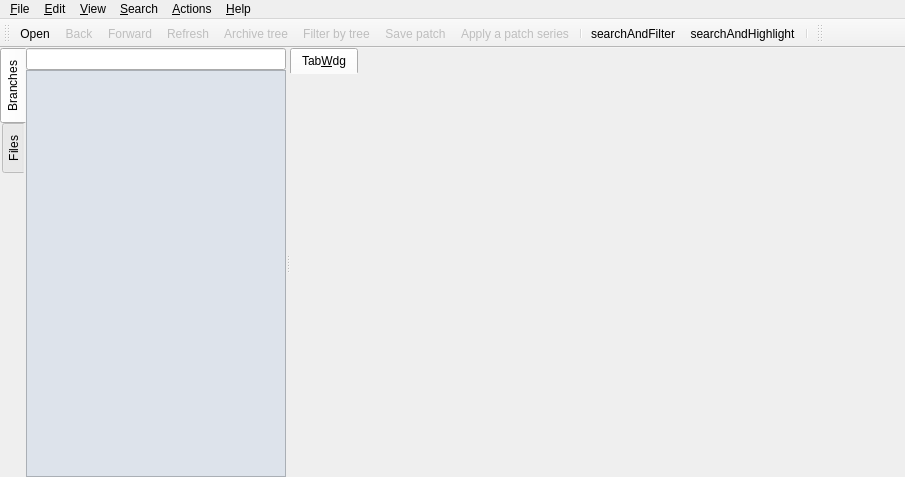
 <widget class="QMainWindow" name="MainBase">
  <property name="geometry">
   <rect>
    <x>0</x>
    <y>0</y>
    <width>905</width>
    <height>477</height>
   </rect>
  </property>
  <property name="acceptDrops">
   <bool>true</bool>
  </property>
  <property name="windowTitle">
   <string>QGit</string>
  </property>
  <property name="windowIcon">
   <iconset resource="icons.qrc">
    <normaloff>:/icons/resources/qgit.png</normaloff>:/icons/resources/qgit.png</iconset>
  </property>
  <property name="styleSheet">
   <string notr="true">QTabWidget::pane
{
	border: none;
}

QTreeView
{
	background-color: #DDE3EB;
}</string>
  </property>
  <widget class="QWidget" name="widget">
   <layout class="QHBoxLayout" name="horizontalLayout_2">
    <property name="spacing">
     <number>0</number>
    </property>
    <property name="margin">
     <number>0</number>
    </property>
    <item>
     <widget class="QSplitter" name="treeSplitter">
      <property name="orientation">
       <enum>Qt::Horizontal</enum>
      </property>
      <widget class="QTabWidget" name="leftWidget">
       <property name="styleSheet">
        <string notr="true"/>
       </property>
       <property name="tabPosition">
        <enum>QTabWidget::West</enum>
       </property>
       <property name="currentIndex">
        <number>0</number>
       </property>
       <property name="elideMode">
        <enum>Qt::ElideNone</enum>
       </property>
       <property name="usesScrollButtons">
        <bool>true</bool>
       </property>
       <property name="movable">
        <bool>true</bool>
       </property>
       <widget class="QWidget" name="tab_2">
        <attribute name="title">
         <string>Branches</string>
        </attribute>
        <layout class="QHBoxLayout" name="horizontalLayout_3">
         <property name="spacing">
          <number>0</number>
         </property>
         <property name="margin">
          <number>0</number>
         </property>
         <item>
          <layout class="QVBoxLayout" name="verticalLayout">
           <property name="spacing">
            <number>0</number>
           </property>
           <item>
            <widget class="QLineEdit" name="searchBranchLineEdit"/>
           </item>
           <item>
            <widget class="QTreeView" name="referenceTreeView">
             <property name="animated">
              <bool>true</bool>
             </property>
            </widget>
           </item>
          </layout>
         </item>
        </layout>
       </widget>
       <widget class="QWidget" name="tab">
        <property name="autoFillBackground">
         <bool>false</bool>
        </property>
        <attribute name="title">
         <string>Files</string>
        </attribute>
        <layout class="QHBoxLayout" name="horizontalLayout">
         <property name="spacing">
          <number>0</number>
         </property>
         <property name="sizeConstraint">
          <enum>QLayout::SetDefaultConstraint</enum>
         </property>
         <property name="margin">
          <number>0</number>
         </property>
         <item>
          <widget class="TreeView" name="treeView">
           <property name="enabled">
            <bool>true</bool>
           </property>
           <property name="contextMenuPolicy">
            <enum>Qt::CustomContextMenu</enum>
           </property>
           <property name="autoScrollMargin">
            <number>16</number>
           </property>
           <property name="selectionMode">
            <enum>QAbstractItemView::ExtendedSelection</enum>
           </property>
           <property name="indentation">
            <number>20</number>
           </property>
           <property name="rootIsDecorated">
            <bool>false</bool>
           </property>
           <property name="columnCount">
            <number>1</number>
           </property>
           <attribute name="headerVisible">
            <bool>false</bool>
           </attribute>
           <column>
            <property name="text">
             <string>Git tree</string>
            </property>
           </column>
          </widget>
         </item>
        </layout>
       </widget>
      </widget>
      <widget class="CustomTabWidget" name="tabWdg">
       <property name="sizePolicy">
        <sizepolicy hsizetype="Expanding" vsizetype="Expanding">
         <horstretch>1</horstretch>
         <verstretch>0</verstretch>
        </sizepolicy>
       </property>
       <widget class="QWidget" name="TabWdg">
        <attribute name="title">
         <string>Tab&amp;Wdg</string>
        </attribute>
       </widget>
      </widget>
     </widget>
    </item>
   </layout>
  </widget>
  <widget class="QToolBar" name="toolBar">
   <property name="orientation">
    <enum>Qt::Horizontal</enum>
   </property>
   <property name="iconSize">
    <size>
     <width>16</width>
     <height>16</height>
    </size>
   </property>
   <attribute name="toolBarArea">
    <enum>TopToolBarArea</enum>
   </attribute>
   <attribute name="toolBarBreak">
    <bool>false</bool>
   </attribute>
   <addaction name="ActOpenRepo"/>
   <addaction name="ActBack"/>
   <addaction name="ActForward"/>
   <addaction name="ActRefresh"/>
   <addaction name="ActShowTree"/>
   <addaction name="ActFilterTree"/>
   <addaction name="ActMailFormatPatch"/>
   <addaction name="ActMailApplyPatch"/>
   <addaction name="separator"/>
   <addaction name="ActSearchAndFilter"/>
   <addaction name="ActSearchAndHighlight"/>
   <addaction name="separator"/>
  </widget>
  <widget class="QMenuBar" name="MenuBarEditor">
   <property name="geometry">
    <rect>
     <x>0</x>
     <y>0</y>
     <width>905</width>
     <height>22</height>
    </rect>
   </property>
   <widget class="QMenu" name="Help">
    <property name="title">
     <string>&amp;Help</string>
    </property>
    <addaction name="ActHelp"/>
    <addaction name="ActAbout"/>
   </widget>
   <widget class="QMenu" name="File">
    <property name="title">
     <string>&amp;File</string>
    </property>
    <property name="separatorsCollapsible">
     <bool>true</bool>
    </property>
    <addaction name="ActOpenRepo"/>
    <addaction name="ActOpenRepoNewWindow"/>
    <addaction name="ActRefresh"/>
    <addaction name="ActSaveFile"/>
    <addaction name="ActMailFormatPatch"/>
    <addaction name="ActMailApplyPatch"/>
    <addaction name="separator"/>
    <addaction name="ActClose"/>
    <addaction name="ActExit"/>
    <addaction name="separator"/>
   </widget>
   <widget class="QMenu" name="Edit">
    <property name="title">
     <string>&amp;Edit</string>
    </property>
    <addaction name="ActCommit"/>
    <addaction name="ActAmend"/>
    <addaction name="ActBranch"/>
    <addaction name="ActTag"/>
    <addaction name="ActTagDelete"/>
    <addaction name="ActPush"/>
    <addaction name="ActPop"/>
    <addaction name="separator"/>
    <addaction name="ActFind"/>
    <addaction name="ActFindNext"/>
    <addaction name="separator"/>
    <addaction name="ActSettings"/>
   </widget>
   <widget class="QMenu" name="Actions">
    <property name="title">
     <string>&amp;Actions</string>
    </property>
    <addaction name="ActCustomActionSetup"/>
   </widget>
   <widget class="QMenu" name="View">
    <property name="title">
     <string>&amp;View</string>
    </property>
    <addaction name="ActBack"/>
    <addaction name="ActForward"/>
    <addaction name="separator"/>
    <addaction name="ActRangeDlg"/>
    <addaction name="separator"/>
    <addaction name="ActCheckWorkDir"/>
    <addaction name="separator"/>
    <addaction name="ActViewRev"/>
    <addaction name="ActViewDiff"/>
    <addaction name="ActViewDiffNewTab"/>
    <addaction name="ActViewFile"/>
    <addaction name="ActViewFileNewTab"/>
    <addaction name="ActExternalDiff"/>
    <addaction name="ActShowTree"/>
    <addaction name="ActSplitView"/>
    <addaction name="ActShowDescHeader"/>
    <addaction name="ActFilterTree"/>
   </widget>
   <widget class="QMenu" name="Search">
    <property name="title">
     <string>&amp;Search</string>
    </property>
   </widget>
   <addaction name="File"/>
   <addaction name="Edit"/>
   <addaction name="View"/>
   <addaction name="Search"/>
   <addaction name="Actions"/>
   <addaction name="separator"/>
   <addaction name="Help"/>
  </widget>
  <widget class="QToolBar" name="toolBar_2">
   <property name="windowTitle">
    <string>toolBar_2</string>
   </property>
   <attribute name="toolBarArea">
    <enum>TopToolBarArea</enum>
   </attribute>
   <attribute name="toolBarBreak">
    <bool>false</bool>
   </attribute>
  </widget>
  <action name="ActOpenRepo">
   <property name="icon">
    <iconset resource="icons.qrc">
     <normaloff>:/icons/resources/folder_open.png</normaloff>:/icons/resources/folder_open.png</iconset>
   </property>
   <property name="text">
    <string>&amp;Open...</string>
   </property>
   <property name="iconText">
    <string>Open</string>
   </property>
   <property name="shortcut">
    <string>Ctrl+O</string>
   </property>
  </action>
  <action name="ActExit">
   <property name="text">
    <string>E&amp;xit</string>
   </property>
   <property name="iconText">
    <string>Exit</string>
   </property>
   <property name="shortcut">
    <string>Ctrl+Q</string>
   </property>
  </action>
  <action name="ActAbout">
   <property name="text">
    <string>&amp;About QGit</string>
   </property>
   <property name="iconText">
    <string>About</string>
   </property>
   <property name="shortcut">
    <string/>
   </property>
  </action>
  <action name="ActMailFormatPatch">
   <property name="enabled">
    <bool>false</bool>
   </property>
   <property name="icon">
    <iconset resource="icons.qrc">
     <normaloff>:/icons/resources/mail_send.png</normaloff>:/icons/resources/mail_send.png</iconset>
   </property>
   <property name="text">
    <string>&amp;Save patch...</string>
   </property>
   <property name="iconText">
    <string>Save patch</string>
   </property>
   <property name="toolTip">
    <string>Save a patch series to be sent by e-mail</string>
   </property>
  </action>
  <action name="ActHelp">
   <property name="icon">
    <iconset resource="icons.qrc">
     <normaloff>:/icons/resources/help.png</normaloff>:/icons/resources/help.png</iconset>
   </property>
   <property name="text">
    <string>QGit ha&amp;ndbook</string>
   </property>
   <property name="iconText">
    <string>Handbook</string>
   </property>
   <property name="shortcut">
    <string>F1</string>
   </property>
  </action>
  <action name="ActSettings">
   <property name="icon">
    <iconset resource="icons.qrc">
     <normaloff>:/icons/resources/configure.png</normaloff>:/icons/resources/configure.png</iconset>
   </property>
   <property name="text">
    <string>&amp;Settings...</string>
   </property>
   <property name="iconText">
    <string>Settings</string>
   </property>
  </action>
  <action name="ActCommit">
   <property name="enabled">
    <bool>false</bool>
   </property>
   <property name="icon">
    <iconset resource="icons.qrc">
     <normaloff>:/icons/resources/vcs_commit.png</normaloff>:/icons/resources/vcs_commit.png</iconset>
   </property>
   <property name="text">
    <string>&amp;Commit...</string>
   </property>
   <property name="iconText">
    <string>Commit</string>
   </property>
   <property name="toolTip">
    <string>Commit changes</string>
   </property>
   <property name="shortcut">
    <string>#</string>
   </property>
  </action>
  <action name="ActTag">
   <property name="enabled">
    <bool>false</bool>
   </property>
   <property name="text">
    <string>Make &amp;tag...</string>
   </property>
   <property name="iconText">
    <string>Make tag</string>
   </property>
   <property name="toolTip">
    <string>Tag selected revision</string>
   </property>
  </action>
  <action name="ActOpenRepoNewWindow">
   <property name="text">
    <string>Open in a &amp;new window...</string>
   </property>
   <property name="iconText">
    <string>Open in a &amp;new window</string>
   </property>
   <property name="shortcut">
    <string>Ctrl+N</string>
   </property>
  </action>
  <action name="ActClose">
   <property name="text">
    <string>&amp;Close</string>
   </property>
   <property name="iconText">
    <string>Close</string>
   </property>
   <property name="shortcut">
    <string>Ctrl+W</string>
   </property>
  </action>
  <action name="ActMailApplyPatch">
   <property name="enabled">
    <bool>false</bool>
   </property>
   <property name="icon">
    <iconset resource="icons.qrc">
     <normaloff>:/icons/resources/mail_get.png</normaloff>:/icons/resources/mail_get.png</iconset>
   </property>
   <property name="text">
    <string>Apply patch...</string>
   </property>
   <property name="iconText">
    <string>Apply a patch series</string>
   </property>
  </action>
  <action name="ActPush">
   <property name="enabled">
    <bool>false</bool>
   </property>
   <property name="text">
    <string>&amp;Push patch</string>
   </property>
   <property name="iconText">
    <string>Push patch</string>
   </property>
   <property name="toolTip">
    <string>Push this patch on StGIT stack</string>
   </property>
   <property name="shortcut">
    <string>PgUp</string>
   </property>
  </action>
  <action name="ActPop">
   <property name="enabled">
    <bool>false</bool>
   </property>
   <property name="text">
    <string>P&amp;op patch</string>
   </property>
   <property name="iconText">
    <string>Pop patch</string>
   </property>
   <property name="toolTip">
    <string>Pop patches from StGIT stack until this one included</string>
   </property>
   <property name="shortcut">
    <string>PgDown</string>
   </property>
  </action>
  <action name="ActRefresh">
   <property name="enabled">
    <bool>false</bool>
   </property>
   <property name="icon">
    <iconset resource="icons.qrc">
     <normaloff>:/icons/resources/reload.png</normaloff>:/icons/resources/reload.png</iconset>
   </property>
   <property name="iconText">
    <string>Refresh</string>
   </property>
   <property name="toolTip">
    <string>Refresh view (F5)</string>
   </property>
   <property name="shortcut">
    <string>F5</string>
   </property>
  </action>
  <action name="ActViewDiff">
   <property name="enabled">
    <bool>false</bool>
   </property>
   <property name="text">
    <string>View patch</string>
   </property>
   <property name="iconText">
    <string>View patch</string>
   </property>
   <property name="toolTip">
    <string>Double click on revision log as a shortcut</string>
   </property>
   <property name="statusTip">
    <string>Double click on revision log as a shortcut</string>
   </property>
   <property name="shortcut">
    <string>Ctrl+P</string>
   </property>
  </action>
  <action name="ActViewFile">
   <property name="enabled">
    <bool>false</bool>
   </property>
   <property name="text">
    <string>View file</string>
   </property>
   <property name="iconText">
    <string>View file</string>
   </property>
   <property name="toolTip">
    <string>Double click on file name as a shortcut</string>
   </property>
   <property name="statusTip">
    <string>Double click on file name as a shortcut</string>
   </property>
   <property name="shortcut">
    <string>Ctrl+A</string>
   </property>
  </action>
  <action name="ActSaveFile">
   <property name="enabled">
    <bool>false</bool>
   </property>
   <property name="text">
    <string>Save file as...</string>
   </property>
   <property name="iconText">
    <string>Save file as...</string>
   </property>
   <property name="toolTip">
    <string>Save selected file</string>
   </property>
   <property name="shortcut">
    <string>Ctrl+S</string>
   </property>
  </action>
  <action name="ActFilterTree">
   <property name="checkable">
    <bool>true</bool>
   </property>
   <property name="enabled">
    <bool>false</bool>
   </property>
   <property name="icon">
    <iconset resource="icons.qrc">
     <normaloff>:/icons/resources/wizard.png</normaloff>:/icons/resources/wizard.png</iconset>
   </property>
   <property name="text">
    <string>Toggle filter by tree</string>
   </property>
   <property name="iconText">
    <string>Filter by tree</string>
   </property>
   <property name="toolTip">
    <string>Filter by tree selection, multple selection allowed</string>
   </property>
   <property name="shortcut">
    <string>Ctrl+F</string>
   </property>
  </action>
  <action name="ActShowTree">
   <property name="checkable">
    <bool>true</bool>
   </property>
   <property name="enabled">
    <bool>false</bool>
   </property>
   <property name="icon">
    <iconset resource="icons.qrc">
     <normaloff>:/icons/resources/view_tree.png</normaloff>:/icons/resources/view_tree.png</iconset>
   </property>
   <property name="text">
    <string>Toggle tree view</string>
   </property>
   <property name="iconText">
    <string>Archive tree</string>
   </property>
   <property name="toolTip">
    <string>Toggle tree view (T)</string>
   </property>
   <property name="shortcut">
    <string>Ctrl+T</string>
   </property>
  </action>
  <action name="ActTagDelete">
   <property name="enabled">
    <bool>false</bool>
   </property>
   <property name="text">
    <string>&amp;Delete tag...</string>
   </property>
   <property name="iconText">
    <string>Delete tag</string>
   </property>
   <property name="toolTip">
    <string>Un-tag selected revision</string>
   </property>
  </action>
  <action name="ActCheckWorkDir">
   <property name="checkable">
    <bool>true</bool>
   </property>
   <property name="enabled">
    <bool>false</bool>
   </property>
   <property name="text">
    <string>Check working dir</string>
   </property>
   <property name="iconText">
    <string>Check working dir</string>
   </property>
  </action>
  <action name="ActExternalDiff">
   <property name="enabled">
    <bool>false</bool>
   </property>
   <property name="text">
    <string>External diff...</string>
   </property>
   <property name="iconText">
    <string>Launch external diff viewer</string>
   </property>
   <property name="shortcut">
    <string>Ctrl+D</string>
   </property>
  </action>
  <action name="ActViewRev">
   <property name="enabled">
    <bool>false</bool>
   </property>
   <property name="text">
    <string>View revision</string>
   </property>
   <property name="iconText">
    <string>View revision</string>
   </property>
   <property name="toolTip">
    <string>Double click on a revision in file history as a shortcut</string>
   </property>
   <property name="shortcut">
    <string>Ctrl+R</string>
   </property>
  </action>
  <action name="ActSplitView">
   <property name="icon">
    <iconset resource="icons.qrc">
     <normaloff>:/icons/resources/view_top_bottom.png</normaloff>:/icons/resources/view_top_bottom.png</iconset>
   </property>
   <property name="text">
    <string>Toggle split view</string>
   </property>
   <property name="iconText">
    <string>Toggle split view</string>
   </property>
   <property name="toolTip">
    <string>Hide/unhide secondary pane</string>
   </property>
   <property name="shortcut">
    <string>Ctrl+S</string>
   </property>
  </action>
  <action name="ActFind">
   <property name="text">
    <string>Find...</string>
   </property>
   <property name="iconText">
    <string>Find text in current view...</string>
   </property>
   <property name="shortcut">
    <string>Ctrl+F</string>
   </property>
  </action>
  <action name="ActFindNext">
   <property name="text">
    <string>Find next</string>
   </property>
   <property name="iconText">
    <string>Find next</string>
   </property>
   <property name="toolTip">
    <string>Go to next occurrence of searched text</string>
   </property>
   <property name="shortcut">
    <string>F3</string>
   </property>
  </action>
  <action name="ActForward">
   <property name="enabled">
    <bool>false</bool>
   </property>
   <property name="icon">
    <iconset resource="icons.qrc">
     <normaloff>:/icons/resources/next.png</normaloff>:/icons/resources/next.png</iconset>
   </property>
   <property name="text">
    <string>Forward</string>
   </property>
   <property name="iconText">
    <string>Forward</string>
   </property>
   <property name="shortcut">
    <string>Alt+Right</string>
   </property>
  </action>
  <action name="ActBack">
   <property name="enabled">
    <bool>false</bool>
   </property>
   <property name="icon">
    <iconset resource="icons.qrc">
     <normaloff>:/icons/resources/previous.png</normaloff>:/icons/resources/previous.png</iconset>
   </property>
   <property name="text">
    <string>Back</string>
   </property>
   <property name="iconText">
    <string>Back</string>
   </property>
   <property name="shortcut">
    <string>Alt+Left</string>
   </property>
  </action>
  <action name="ActCustomActionSetup">
   <property name="icon">
    <iconset resource="icons.qrc">
     <normaloff>:/icons/resources/bookmark.png</normaloff>:/icons/resources/bookmark.png</iconset>
   </property>
   <property name="text">
    <string>Setup actions...</string>
   </property>
   <property name="iconText">
    <string>Setup actions...</string>
   </property>
  </action>
  <action name="ActViewFileNewTab">
   <property name="enabled">
    <bool>false</bool>
   </property>
   <property name="text">
    <string>View file in new tab</string>
   </property>
   <property name="iconText">
    <string>View file in new tab</string>
   </property>
   <property name="shortcut">
    <string>Ctrl+Shift+A</string>
   </property>
  </action>
  <action name="ActViewDiffNewTab">
   <property name="enabled">
    <bool>false</bool>
   </property>
   <property name="text">
    <string>View patch in new tab</string>
   </property>
   <property name="iconText">
    <string>View patch in new tab</string>
   </property>
   <property name="shortcut">
    <string>Ctrl+Shift+P</string>
   </property>
  </action>
  <action name="ActSearchAndFilter">
   <property name="checkable">
    <bool>true</bool>
   </property>
   <property name="enabled">
    <bool>true</bool>
   </property>
   <property name="icon">
    <iconset resource="icons.qrc">
     <normaloff>:/icons/resources/filter.png</normaloff>:/icons/resources/filter.png</iconset>
   </property>
   <property name="text">
    <string>searchAndFilter</string>
   </property>
   <property name="statusTip">
    <string>Toggle filter</string>
   </property>
  </action>
  <action name="ActSearchAndHighlight">
   <property name="checkable">
    <bool>true</bool>
   </property>
   <property name="enabled">
    <bool>true</bool>
   </property>
   <property name="icon">
    <iconset resource="icons.qrc">
     <normaloff>:/icons/resources/find.png</normaloff>:/icons/resources/find.png</iconset>
   </property>
   <property name="text">
    <string>searchAndHighlight</string>
   </property>
   <property name="statusTip">
    <string>Toggle match highlight</string>
   </property>
  </action>
  <action name="ActShowDescHeader">
   <property name="checkable">
    <bool>true</bool>
   </property>
   <property name="checked">
    <bool>true</bool>
   </property>
   <property name="text">
    <string>Show header info</string>
   </property>
   <property name="iconText">
    <string>Show header info</string>
   </property>
   <property name="toolTip">
    <string>Show revision description header info</string>
   </property>
   <property name="shortcut">
    <string>Ctrl+H</string>
   </property>
  </action>
  <action name="ActRangeDlg">
   <property name="icon">
    <iconset resource="icons.qrc">
     <normaloff>:/icons/resources/range_select.png</normaloff>:/icons/resources/range_select.png</iconset>
   </property>
   <property name="text">
    <string>Select range...</string>
   </property>
   <property name="toolTip">
    <string>Show 'Select range' dialog</string>
   </property>
  </action>
  <action name="ActAmend">
   <property name="text">
    <string>Amend comit...</string>
   </property>
   <property name="toolTip">
    <string>Amend previous comit</string>
   </property>
  </action>
  <action name="ActBranch">
   <property name="enabled">
    <bool>false</bool>
   </property>
   <property name="text">
    <string>Make &amp;branch...</string>
   </property>
   <property name="toolTip">
    <string>Make new branch on selected revision</string>
   </property>
  </action>
 </widget>
